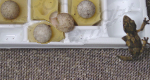
#> input picture study/计算机视觉实验/data/seamCarvingOut/946.png, 150 x 80 px, found by its file name
$ python seamCarving.py
#> lines starting #> are read from the running program, lines starting #| are printed output that depends on the picture
# 放在data文件夹同目录下~

import cv2, imageio, os, numpy as np

def seamCarving(index, out_height, out_width):
    # 初始化
#> called with index = '946', out_height = 80, out_width = 150
    inImage = cv2.imread('data/imgs/' + index + '.png').astype(np.float64)
    mask = cv2.imread('data/gt/' + index + '.png', 0).astype(np.float64)
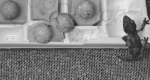
#> mask: shape (80, 150) float64; min 37, max 238, mean 131.3
    inHeight, inWidth = inImage.shape[: 2]
#> inHeight = 80; inWidth = 150
    outImage = np.copy(inImage)
    if not os.path.exists('data/seamCarvingOut'): os.mkdir('data/seamCarvingOut')
    if not os.path.exists('data/seamCarvingOut/' + index + 'gif'): os.mkdir('data/seamCarvingOut/' + index + 'gif')
    cnt = 1
    # 删列
    for _ in range(inWidth - out_width):
        energyMap = forward(outImage, mask)          # forward算法计算各列的能量
        seam = getSeam(energyMap)                    # 找一条能量最低的列（seam为这一列各个点横坐标的序列）
        cnt = getImage(index, outImage, seam, cnt)   # 生成gif的帧
        outImage = deleteSeam(outImage, seam)        # 图像删列
        mask = deleteMaskSeam(mask, seam)            # mask删列
    # 旋转图像，删行变成删列
    outImage, mask = np.rot90(outImage), np.rot90(mask)
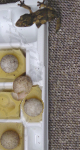
#> outImage: shape (150, 80, 3) float64; mean B, G, R 122.3, 130.4, 138.3
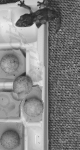
#> mask: shape (150, 80) float64; min 37, max 238, mean 131.3
    # 删行（实际上是删列）
    for _ in range(inHeight - out_height):
        energyMap = forward(outImage, mask)
        seam = getSeam(energyMap)
        cnt = getImage(index, outImage, seam, cnt, 1)
        outImage = deleteSeam(outImage, seam)
        mask = deleteMaskSeam(mask, seam)
    # 旋转回来
    outImage = np.rot90(outImage, -1)
    # 输出图像和gif
    cv2.imwrite('data/seamCarvingOut/' + index + '.png', outImage.astype(np.uint8))
    getGif(index, cnt)

# [62 lines left out: functions cal, forward, getSeam, getImage, deleteSeam, deleteMaskSeam, not called in this run]

def getGif(index, cnt):
    gif_images = []
    for i in range(1, cnt):
        gif_images.append(imageio.imread('data/seamCarvingOut/' + index + 'gif/' + index + '_' + str(i) + '.png'))
    imageio.mimsave('data/seamCarvingOut/' + index + '.gif', gif_images, fps=10) # 1秒10张图

seamCarving('946', 80, 150) # index, height, width

$ run again, with study/计算机视觉实验/data/seamCarvingOut/146.png copied over study/计算机视觉实验/data/seamCarvingOut/946.png
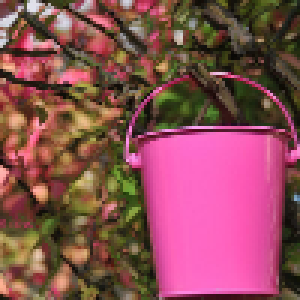
#> input picture study/计算机视觉实验/data/seamCarvingOut/146.png, 100 x 100 px, found by its file name (shown 3 times larger)
#> after the loop in seamCarving, `for _ in range(inHeight - out_height):`:
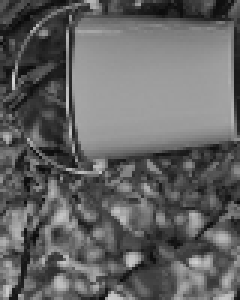
#> mask: shape (100, 80) float64 (shown 3 times larger); min 9, max 212, mean 100.3
#> in seamCarving, `outImage = np.rot90(outImage, -1)`:
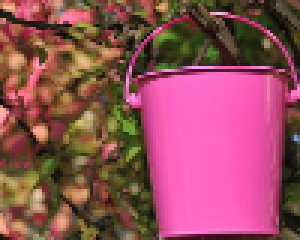
#> outImage: shape (80, 100, 3) float64 (shown 3 times larger); mean B, G, R 89.8, 79.6, 146.4

$ run again, with study/计算机视觉实验/data/seamCarvingOut/246.png copied over study/计算机视觉实验/data/seamCarvingOut/946.png
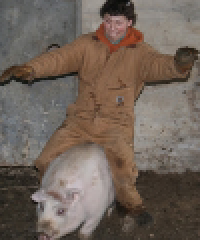
#> input picture study/计算机视觉实验/data/seamCarvingOut/246.png, 100 x 120 px, found by its file name (shown 2 times larger)
#> after the loop in seamCarving, `for _ in range(inHeight - out_height):`:
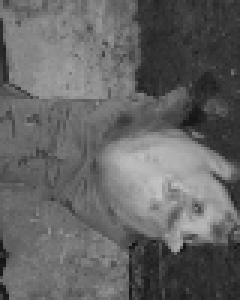
#> mask: shape (100, 80) float64 (shown 3 times larger); min 17, max 195, mean 100.4
#> in seamCarving, `outImage = np.rot90(outImage, -1)`:
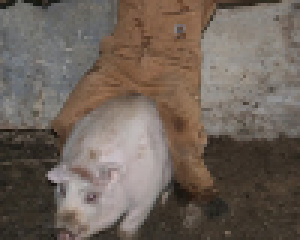
#> outImage: shape (80, 100, 3) float64 (shown 3 times larger); mean B, G, R 89.3, 98.4, 110.2

$ run again, with study/计算机视觉实验/data/seamCarvingOut/346.png copied over study/计算机视觉实验/data/seamCarvingOut/946.png
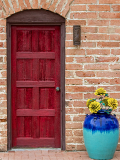
#> input picture study/计算机视觉实验/data/seamCarvingOut/346.png, 120 x 160 px, found by its file name
#> after the loop in seamCarving, `for _ in range(inHeight - out_height):`:
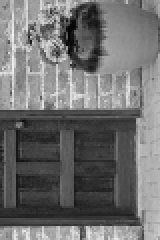
#> mask: shape (120, 80) float64 (shown 2 times larger); min 1, max 245, mean 111.4
#> in seamCarving, `outImage = np.rot90(outImage, -1)`:
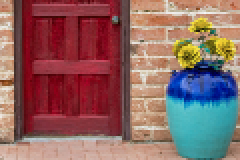
#> outImage: shape (80, 120, 3) float64 (shown 2 times larger); mean B, G, R 97.7, 100.6, 139.8
